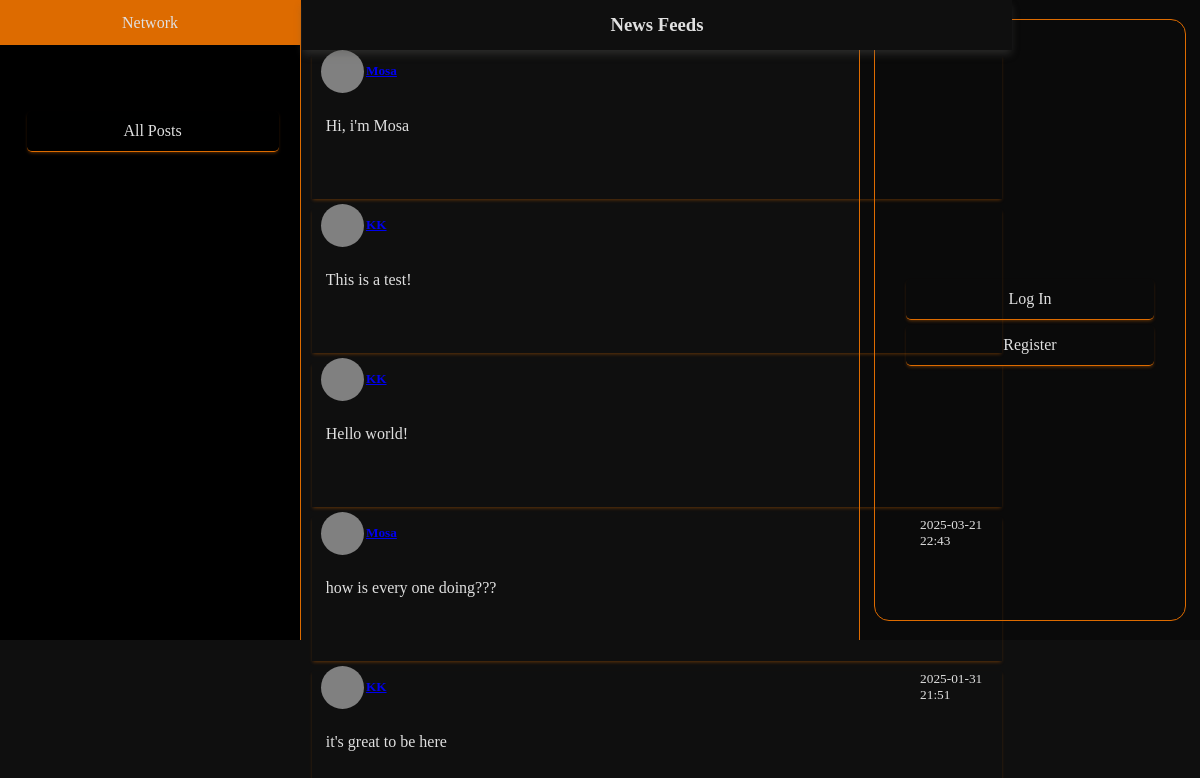
Before: / with the older database file.
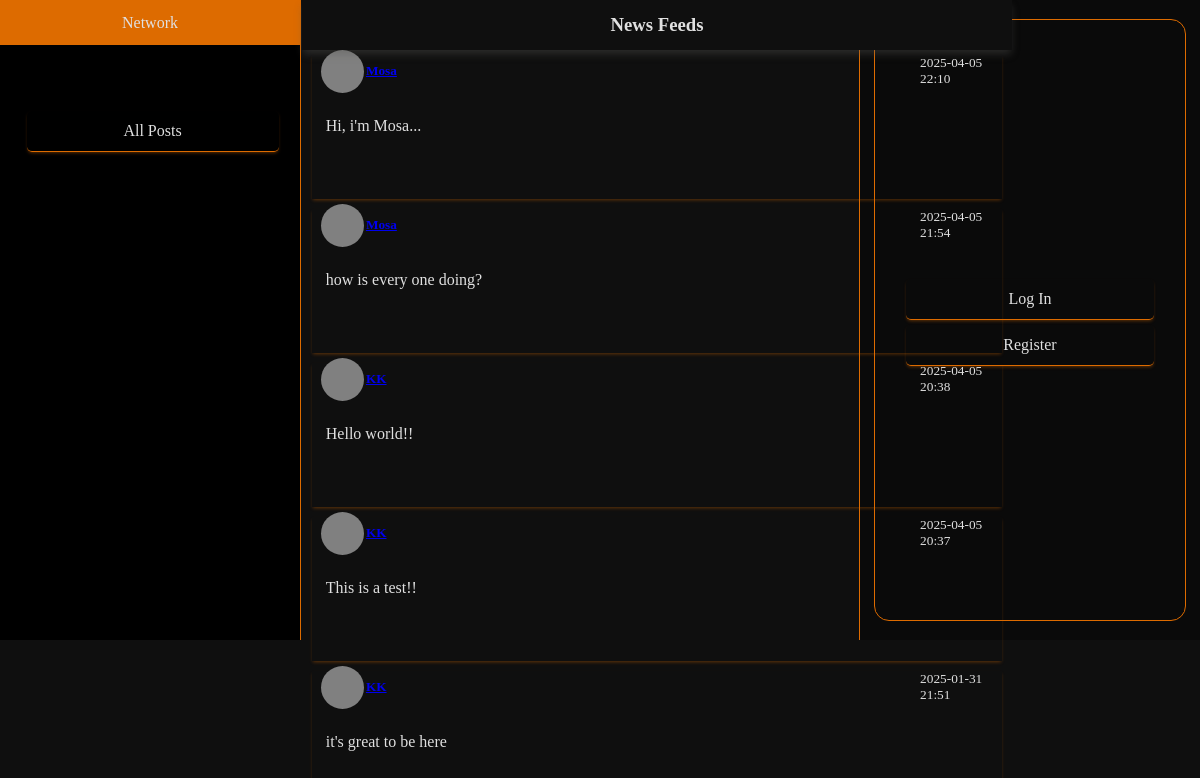
After: the same page with the newer database file.
### network/models.py (models this page shows, shortened)
class Post(models.Model):
    poster = models.ForeignKey(User, on_delete=models.CASCADE, related_name="user")
    content = models.CharField(max_length=800)
    timestamp = models.DateTimeField(auto_now_add=False)

### network/views.py (the view)
# urls.py: path("", views.index, name="index"),
def index(request):
    allPosts = Post.objects.all()
    sortedPosts = allPosts.order_by('-timestamp')
    return render(request, "network/index.html",{"allPosts":sortedPosts})

### network/templates/network/index.html (shortened to what this page needs)
{% extends "network/layout.html" %}
{% block body %}
<div class="feed-container">
    <div class="feeds-heading">
        <h3 class="feeds-title">News Feeds</h3>
    </div>
    {% for post in allPosts %}
        <div class="post-container">
            <div class="post-header">
                <a href="{% url 'profile' poster=post.poster.id %}" class="poster-container">
                    <div class="poster-img"></div>
                    <div class="poster-name"><h5>{{post.poster}}</h5></div>
                </a>
                <div class="post-time"><small id="timestamp-{{post.id}}">{{post.timestamp|date:"Y-m-d H:i"}}</small></div>
            </div>
            <div class="post-body">
                <p class="post-content" id="content-{{post.id}}">{{post.content}}</p>
            </div>
        </div>
    {% endfor %}
</div>
{% endblock %}

Changed rows visible on the page:
changed Post: timestamp (not shown) → "2025-04-05 22:10"; content "Hi, i'm Mosa" → "Hi, i'm Mosa..."
changed Post: timestamp "2025-03-21 22:43" → "2025-04-05 21:54"; content "how is every one doing???" → "how is every one doing?"; moves up the list
changed Post: timestamp (not shown) → "2025-04-05 20:38"; content "Hello world!" → "Hello world!!"; moves down the list
changed Post: timestamp (not shown) → "2025-04-05 20:37"; content "This is a test!" → "This is a test!!"
